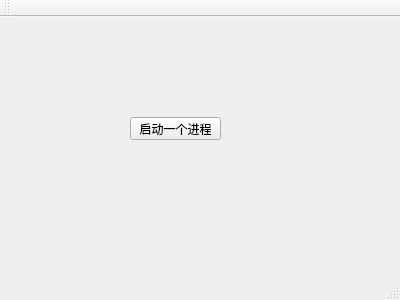
<?xml version="1.0" encoding="UTF-8"?>
<ui version="4.0">
 <class>MainWindow</class>
 <widget class="QMainWindow" name="MainWindow">
  <property name="geometry">
   <rect>
    <x>0</x>
    <y>0</y>
    <width>400</width>
    <height>300</height>
   </rect>
  </property>
  <property name="windowTitle">
   <string>MainWindow</string>
  </property>
  <widget class="QWidget" name="centralWidget">
   <widget class="QPushButton" name="pushButton">
    <property name="geometry">
     <rect>
      <x>130</x>
      <y>100</y>
      <width>91</width>
      <height>23</height>
     </rect>
    </property>
    <property name="text">
     <string>启动一个进程</string>
    </property>
   </widget>
  </widget>
  <widget class="QMenuBar" name="menuBar">
   <property name="geometry">
    <rect>
     <x>0</x>
     <y>0</y>
     <width>400</width>
     <height>23</height>
    </rect>
   </property>
  </widget>
  <widget class="QToolBar" name="mainToolBar">
   <attribute name="toolBarArea">
    <enum>TopToolBarArea</enum>
   </attribute>
   <attribute name="toolBarBreak">
    <bool>false</bool>
   </attribute>
  </widget>
  <widget class="QStatusBar" name="statusBar"/>
 </widget>
 <layoutdefault spacing="6" margin="11"/>
 <resources/>
 <connections/>
</ui>
